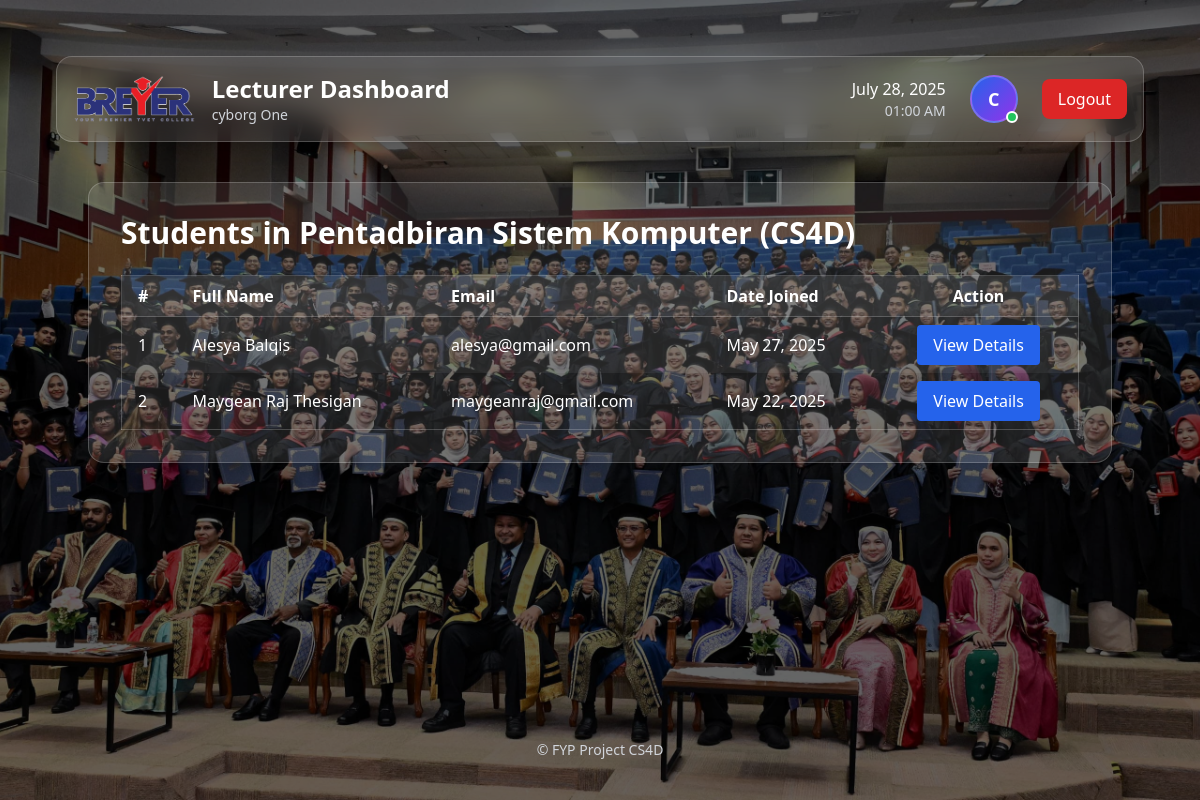
The app's page /lecturer/courses/1/students/ (signed in), older data.
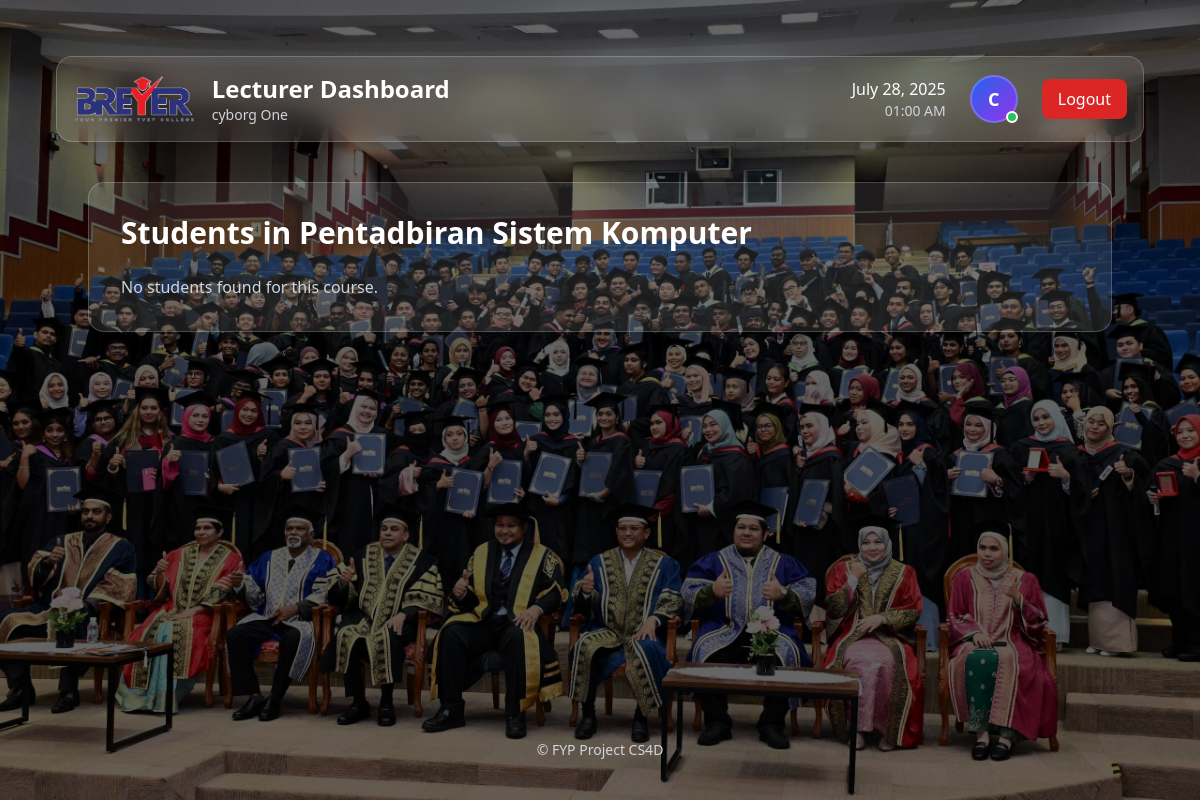
The same page, newer data.
### core/models.py (models this page shows, shortened)
class Course(models.Model):
    name = models.CharField(max_length=255)
    code = models.CharField(max_length=50, unique=True)
    lecturers = models.ManyToManyField(
    'Lecturer',
    related_name='courses',
    blank=True,
    help_text='Lecturers teaching this course'
)
    classroom = models.CharField(max_length=100, blank=True, null=True)  # Classroom location or name

### accounts/models.py (models this page shows, shortened)
class CustomUser(AbstractBaseUser, PermissionsMixin):
    class Role(models.TextChoices):
        STUDENT = 'STUDENT', 'Student'
        LECTURER = 'LECTURER', 'Lecturer'
        ADMIN = 'ADMIN', 'Admin'
    email = models.EmailField(unique=True)
    role = models.CharField(max_length=20, choices=Role.choices, default=Role.STUDENT)
    first_name = models.CharField(max_length=30, blank=True)
    last_name = models.CharField(max_length=30, blank=True)
    phone_number = models.CharField(max_length=20, blank=True, null=True)
    address = models.TextField(blank=True, null=True)
    department = models.ForeignKey(
    Department,
    null=True,
    blank=True,
    on_delete=models.SET_NULL,
    related_name='users'
)
    profile_picture = models.ImageField(upload_to='profile_pics/', blank=True, null=True)  # Added profile_picture field
    is_staff = models.BooleanField(default=False)
    is_active = models.BooleanField(default=True)
    date_joined = models.DateTimeField(default=timezone.now, blank=True, null=True)
    USERNAME_FIELD = 'email'
    REQUIRED_FIELDS = ['first_name', 'last_name']
    objects = CustomUserManager()
    def get_full_name(self):
        return f"{self.first_name} {self.last_name}".strip()

### lecturer/views.py (the view)
# urls.py: path('students/', views.student_list, name='student_list'),
def student_list(request, course_id):
    course = get_object_or_404(Course, id=course_id)
    enrollments = Enrollment.objects.filter(course=course).select_related('student__user')
    students = sorted(
        [enrollment.student.user for enrollment in enrollments],
        key=lambda u: u.get_full_name().lower()
    )
    return render(request, 'lecturer/student_list.html', {'students': students, 'course': course})

### lecturer/templates/lecturer/student_list.html (shortened to what this page needs)
{% extends 'lecturer/base_lecturer.html' %}
{% load static %}
{% block lecturer_content %}
<div class="max-w-5xl mx-auto p-8 bg-white/10 rounded-2xl border border-white/20 shadow-lg mt-10">
  <h1 class="text-3xl font-bold text-white mb-6">Students in {{ course.name }}</h1>
  {% if students %}
    <div class="overflow-x-auto">
      <table class="min-w-full border border-white/20 rounded-xl">
        <thead class="bg-white/10 text-white">
          <tr>
            <th class="border-b border-white/20 px-4 py-2 text-left">#</th>
            <th class="border-b border-white/20 px-4 py-2 text-left">Full Name</th>
            <th class="border-b border-white/20 px-4 py-2 text-left">Email</th>
            <th class="border-b border-white/20 px-4 py-2 text-left">Date Joined</th>
            <th class="border-b border-white/20 px-4 py-2 text-center">Action</th>
          </tr>
        </thead>
        <tbody>
          {% for student in students %}
            <tr class="odd:bg-white/5 even:bg-white/0 hover:bg-blue-600/10 transition">
              <td class="px-4 py-2 text-white">{{ forloop.counter }}</td>
              <td class="px-4 py-2 text-white">{{ student.get_full_name }}</td>
              <td class="px-4 py-2 text-white">{{ student.email }}</td>
              <td class="px-4 py-2 text-white">{{ student.date_joined|date:"M d, Y" }}</td>
              <td class="px-4 py-2 text-center">
                <a href="{% url 'lecturer:student_full_details' student.id %}"
                   class="inline-block bg-blue-600 hover:bg-blue-700 text-white px-4 py-2 rounded transition">
                  View Details
                </a>
              </td>
            </tr>
          {% endfor %}
        </tbody>
      </table>
    </div>
  {% else %}
    <p class="text-gray-300">No students found for this course.</p>
  {% endif %}
</div>
{% endblock %}

Row changes from the older to the newer data that the page shows:
removed CustomUser: get_full_name "Alesya Balqis", email "alesya@gmail.com", date_joined "May 27, 2025"
removed CustomUser: get_full_name "Maygean Raj Thesigan", email "maygeanraj@gmail.com", date_joined "May 22, 2025"
changed Course: name "Pentadbiran Sistem Komputer (CS4D)" → "Pentadbiran Sistem Komputer"
Text that changed along with them:
text no longer shown: "# Full Name Email Date Joined Action"
text now shown: "No students found for this course."
